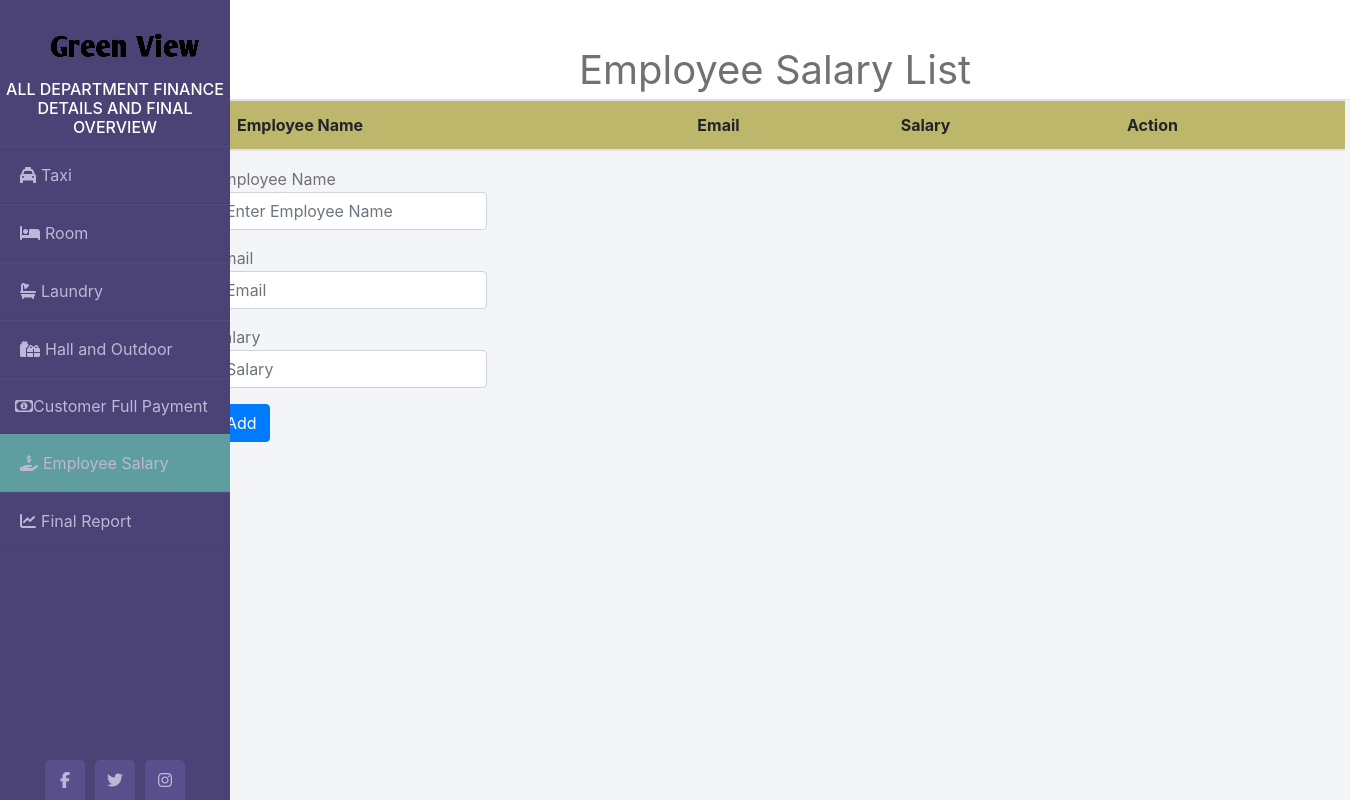
Before: /indexEmployee.php with the older database file.
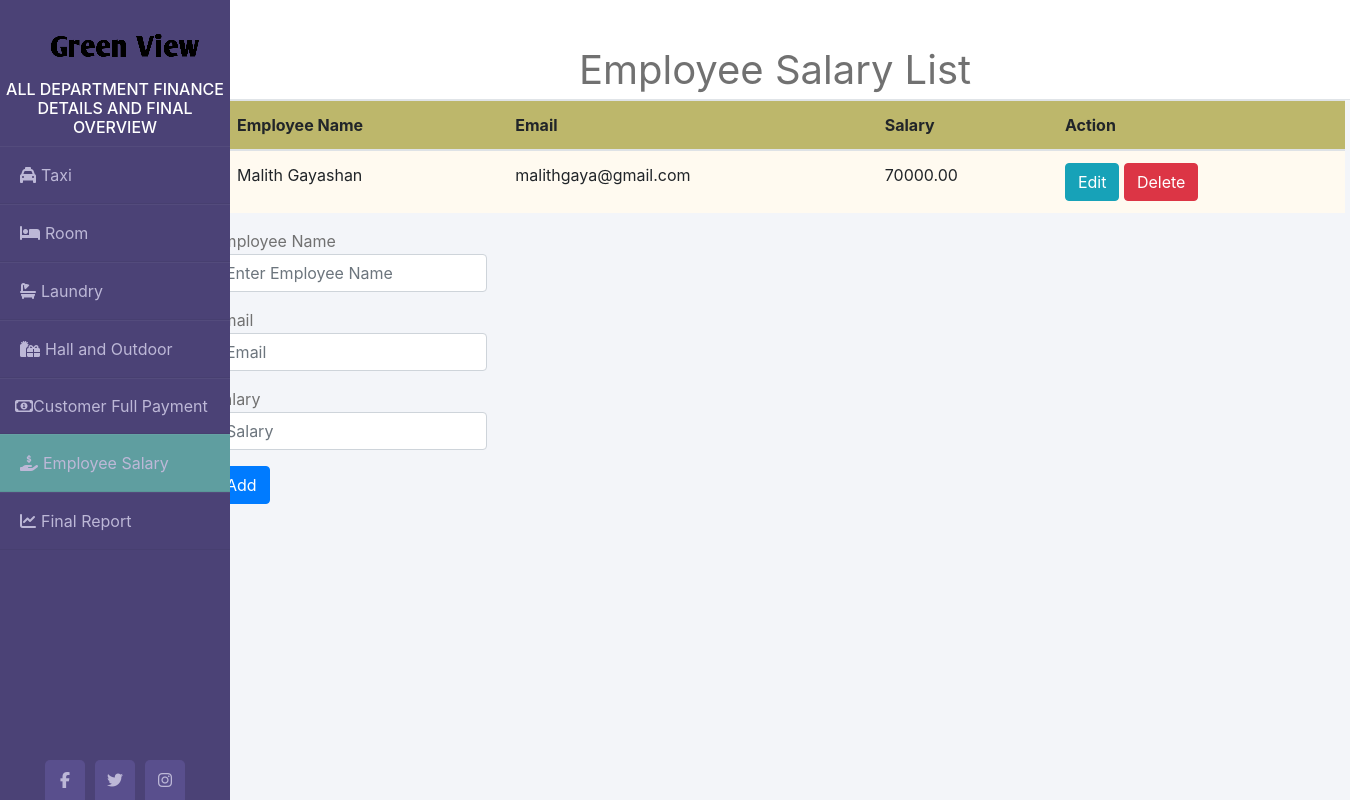
After: the same page with the newer database file.
### tables this page shows
CREATE TABLE `employee_salary` (
  `employee_id` int(4) NOT NULL,
  `employee_name` varchar(100) NOT NULL,
  `email` varchar(50) NOT NULL,
  `sal` decimal(10,2) NOT NULL
);

### indexEmployee.php (the view, shortened to what the changed rows need)
<!DOCTYPE html>
<html lang="en">
<head>
<link rel="stylesheet" href="https://cdnjs.cloudflare.com/ajax/libs/twitter-bootstrap/4.4.1/css/bootstrap.min.css">
<link rel="stylesheet" href="https://cdnjs.cloudflare.com/ajax/libs/font-awesome/5.13.0/css/all.min.css">
<link rel = "stylesheet" href = "assets/css/styles.css">
</head>
<body>
<div class = "wrapper">
    <div class="main_content">
        <?php require_once 'Backend/employeeIndex.php'; ?>
        <div class ="container">
        <?php
            $mysqli = new mysqli('localhost','root','','greenview') or die(mysqli_error($mysqli));
            $result = $mysqli->query("SELECT * FROM employee_salary") or die($mysqli->error);
        ?>
            <div class = "row justify-content-center">
                <div class = "tab">
                <table class="table">
                    <thead>
                        <tr class = "trow">
                            <th>Employee Name</th>
                            <th>Email</th>
                            <th>Salary</th>
                            <th colspan = "2">Action</th>
                        </tr>
                    </thead>
                    <?php
                        while($row = $result->fetch_assoc()): ?>
                            <tr>
                                <td><?php echo $row['employee_name']; ?></td>
                                <td><?php echo $row['email']; ?></td>
                                <td><?php echo $row['sal']; ?></td>
                                <td>
                                    <a href = "indexEmployee.php?edit=<?php echo $row['employee_id']; ?>"
                                    class = "btn btn-info">Edit</a>
                                    <a href = "indexEmployee.php?delete=<?php echo $row['employee_id']; ?>"
                                    class = "btn btn-danger">Delete</a>
                                </td>
                            </tr>
                        <?php endwhile; ?>
                </table>
                        </div>
            </div>
            </div>
    </div>
</div>
</body>
</html>

Changed rows visible on the page:
added employee_salary: employee_name "Malith Gayashan", email "malithgaya@gmail.com", sal "70000.00"
